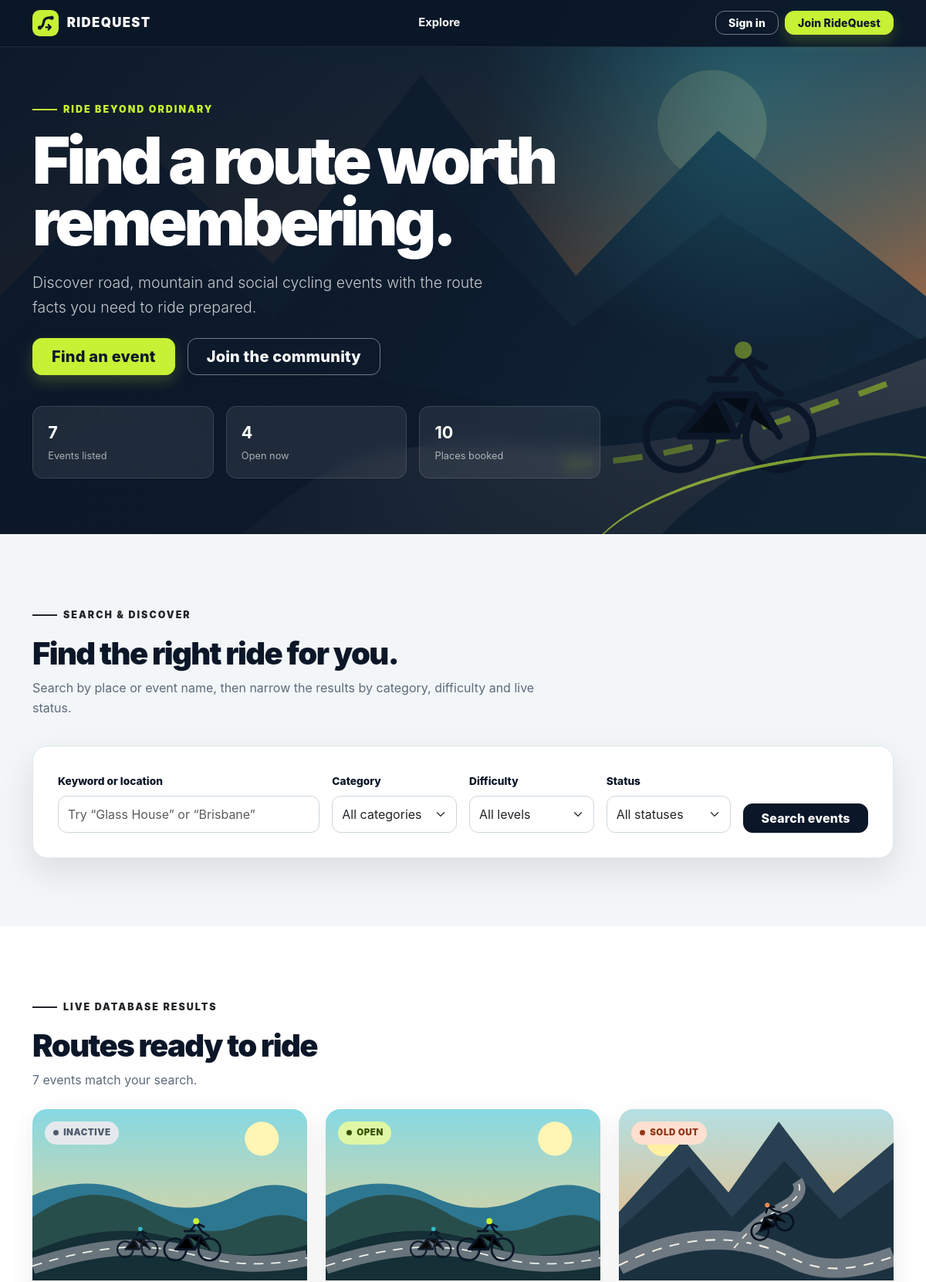
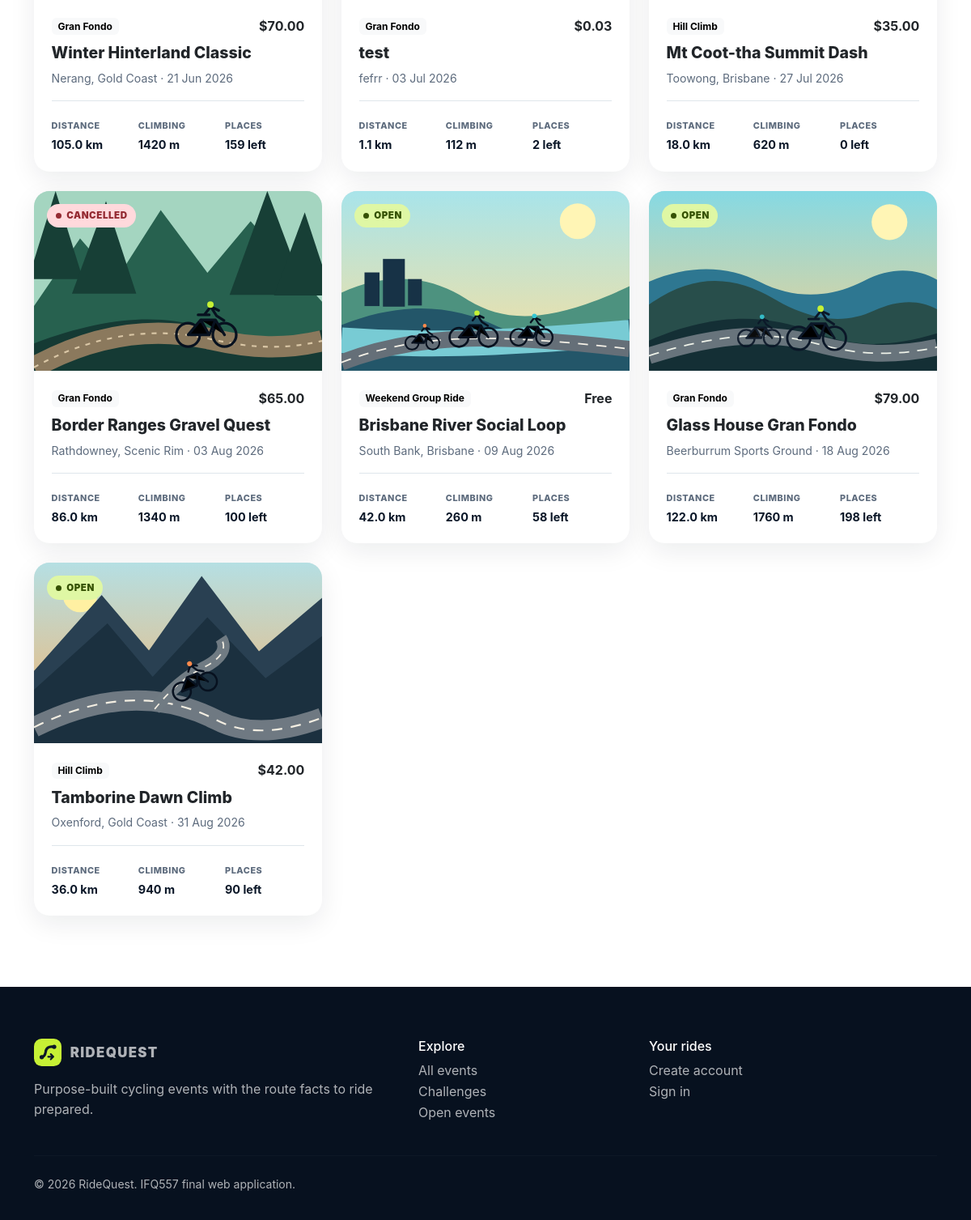
The page / on the database its author committed (2 pictures, top to bottom).
### ridequest/models.py (models this page shows, shortened)
class Event(db.Model):
    __tablename__ = "events"
    __table_args__ = (
        db.CheckConstraint("price >= 0", name="ck_event_price_non_negative"),
        db.CheckConstraint("capacity > 0", name="ck_event_capacity_positive"),
        db.CheckConstraint(
            "distance_km > 0", name="ck_event_distance_positive"
        ),
        db.CheckConstraint(
            "elevation_gain_m >= 0",
            name="ck_event_elevation_non_negative",
        ),
        db.Index("ix_event_date_category", "event_date", "category_id"),
    )
    id = db.Column(db.Integer, primary_key=True)
    name = db.Column(db.String(120), nullable=False)
    description = db.Column(db.Text, nullable=False)
    image_filename = db.Column(db.String(255), nullable=False)
    event_date = db.Column(db.Date, nullable=False)
    start_time = db.Column(db.Time, nullable=False)
    end_time = db.Column(db.Time, nullable=False)
    price = db.Column(db.Numeric(10, 2), nullable=False, default=Decimal("0.00"))
    capacity = db.Column(db.Integer, nullable=False)
    meeting_location = db.Column(db.String(255), nullable=False)
    route_start = db.Column(db.String(255), nullable=False)
    route_finish = db.Column(db.String(255), nullable=False)
    distance_km = db.Column(db.Numeric(7, 2), nullable=False)
    elevation_gain_m = db.Column(db.Integer, nullable=False, default=0)
    difficulty = db.Column(db.String(30), nullable=False)
    terrain = db.Column(db.String(80), nullable=False)
    route_image_filename = db.Column(db.String(255), nullable=True)
    route_description = db.Column(db.Text, nullable=False)
    equipment_requirements = db.Column(db.Text, nullable=False)
    is_cancelled = db.Column(db.Boolean, nullable=False, default=False)
    cancelled_at = db.Column(db.DateTime(timezone=True), nullable=True)
    created_at = db.Column(
        db.DateTime(timezone=True), nullable=False, default=utc_now
    )
    updated_at = db.Column(
        db.DateTime(timezone=True),
        nullable=False,
        default=utc_now,
        onupdate=utc_now,
    )
    owner_id = db.Column(
        db.Integer,
        db.ForeignKey("users.id"),
        nullable=False,
        index=True,
    )
    category_id = db.Column(
        db.Integer,
        db.ForeignKey("categories.id"),
        nullable=False,
        index=True,
    )
    owner = db.relationship("User", back_populates="events")
    category = db.relationship("Category", back_populates="events")
    supply_points = db.relationship(
        "SupplyPoint",
        back_populates="event",
        cascade="all, delete-orphan",
        order_by="SupplyPoint.distance_from_start_km",
        lazy="select",
    )
    bookings = db.relationship(
        "Booking",
        back_populates="event",
        cascade="all, delete-orphan",
        lazy="select",
    )
    comments = db.relationship(
        "Comment",
        back_populates="event",
        cascade="all, delete-orphan",
        order_by="Comment.created_at",
        lazy="select",
    )
    @property
    def booked_quantity(self):
        return sum(
            booking.quantity
            for booking in self.bookings
            if booking.status == Booking.CONFIRMED
        )
    @property
    def remaining_capacity(self):
        return max(self.capacity - self.booked_quantity, 0)
    @property
    def status(self):
        if self.is_cancelled:
            return "Cancelled"
        if self.event_date < date.today():
            return "Inactive"
        if self.remaining_capacity == 0:
            return "Sold Out"
        return "Open"

class Category(db.Model):
    __tablename__ = "categories"
    id = db.Column(db.Integer, primary_key=True)
    name = db.Column(db.String(80), nullable=False, unique=True)
    description = db.Column(db.Text, nullable=True)
    events = db.relationship(
        "Event",
        back_populates="category",
        lazy="select",
    )

class Booking(db.Model):
    __tablename__ = "bookings"
    __table_args__ = (
        db.CheckConstraint(
            "quantity > 0", name="ck_booking_quantity_positive"
        ),
        db.CheckConstraint(
            "unit_price >= 0", name="ck_booking_price_non_negative"
        ),
    )
    CONFIRMED = "Confirmed"
    CANCELLED = "Cancelled"
    id = db.Column(db.Integer, primary_key=True)
    booking_reference = db.Column(
        db.String(40), nullable=False, unique=True, index=True
    )
    quantity = db.Column(db.Integer, nullable=False)
    unit_price = db.Column(db.Numeric(10, 2), nullable=False)
    participation_group = db.Column(db.String(40), nullable=False)
    bicycle_type = db.Column(db.String(80), nullable=False)
    equipment_confirmed = db.Column(db.Boolean, nullable=False, default=False)
    status = db.Column(
        db.String(20), nullable=False, default=CONFIRMED
    )
    booked_at = db.Column(
        db.DateTime(timezone=True), nullable=False, default=utc_now
    )
    user_id = db.Column(
        db.Integer,
        db.ForeignKey("users.id"),
        nullable=False,
        index=True,
    )
    event_id = db.Column(
        db.Integer,
        db.ForeignKey("events.id"),
        nullable=False,
        index=True,
    )
    user = db.relationship("User", back_populates="bookings")
    event = db.relationship("Event", back_populates="bookings")

### ridequest/views.py (the view, shortened to what this page needs)
@main_bp.get("/")
def index():
    query_text = request.args.get("q", "").strip()
    category_id = request.args.get("category", type=int)
    difficulty = request.args.get("difficulty", "").strip()
    requested_status = request.args.get("status", "").strip()
    statement = db.select(Event).join(Event.category)
    if category_id:
        statement = statement.where(Event.category_id == category_id)
    if difficulty:
        statement = statement.where(Event.difficulty == difficulty)
    events = list(
        db.session.scalars(statement.order_by(Event.event_date, Event.name))
    )
    if requested_status:
        events = [event for event in events if event.status == requested_status]
    all_events = list(db.session.scalars(db.select(Event)))
    categories = list(
        db.session.scalars(db.select(Category).order_by(Category.name))
    )
    rider_count = db.session.scalar(
        db.select(db.func.coalesce(db.func.sum(Booking.quantity), 0)).where(
            Booking.status == Booking.CONFIRMED
        )
    )
    return render_template(
        "index.html",
        events=events,
        categories=categories,
        query_text=query_text,
        selected_category=category_id,
        selected_difficulty=difficulty,
        selected_status=requested_status,
        total_events=len(all_events),
        open_events=sum(event.status == "Open" for event in all_events),
        rider_count=rider_count,
    )

### ridequest/forms.py
class EmptyForm(FlaskForm):
    submit = SubmitField("Submit")

### ridequest/templates/index.html (shortened to what this page needs)
{% extends "base.html" %}
{% block content %}
<header class="hero">
  <div class="container hero-content">
    <div class="row">
      <div class="col-lg-9 col-xl-8">
        <p class="eyebrow">Ride beyond ordinary</p>
        <h1>Find a route worth remembering.</h1>
        <p class="lead mt-4 mb-4">Discover road, mountain and social cycling events with the route facts you need to ride prepared.</p>
        <div class="d-flex flex-column flex-sm-row gap-3">
          <a class="btn btn-rq btn-lg px-4" href="#discover">Find an event</a>
          {% if current_user.is_authenticated %}
            <a class="btn btn-outline-rq btn-lg px-4" href="{{ url_for('events.create_event') }}">Create an event</a>
          {% else %}
            <a class="btn btn-outline-rq btn-lg px-4" href="{{ url_for('auth.register') }}">Join the community</a>
          {% endif %}
        </div>
        <div class="row g-3 mt-4">
          <div class="col-4"><div class="hero-stat"><strong>{{ total_events }}</strong><span>Events listed</span></div></div>
          <div class="col-4"><div class="hero-stat"><strong>{{ open_events }}</strong><span>Open now</span></div></div>
          <div class="col-4"><div class="hero-stat"><strong>{{ rider_count }}</strong><span>Places booked</span></div></div>
        </div>
      </div>
    </div>
  </div>
</header>
<section id="discover" class="section-pad section-soft" aria-labelledby="discover-title">
  <div class="container">
    <div class="section-heading">
      <p class="eyebrow text-dark">Search &amp; discover</p>
      <h2 id="discover-title" class="display-6">Find the right ride for you.</h2>
      <p>Search by place or event name, then narrow the results by category, difficulty and live status.</p>
    </div>
    <form class="search-panel" method="get" action="{{ url_for('main.index') }}">
      <div class="row g-3 align-items-end">
        <div class="col-lg-4">
          <label class="form-label" for="searchQuery">Keyword or location</label>
          <input class="form-control" id="searchQuery" name="q" type="search" value="{{ query_text }}" placeholder="Try “Glass House” or “Brisbane”">
        </div>
        <div class="col-6 col-lg-2">
          <label class="form-label" for="categoryFilter">Category</label>
          <select class="form-select" id="categoryFilter" name="category">
            <option value="">All categories</option>
          </select>
        </div>
        <div class="col-6 col-lg-2">
          <label class="form-label" for="difficultyFilter">Difficulty</label>
          <select class="form-select" id="difficultyFilter" name="difficulty">
            <option value="">All levels</option>
          </select>
        </div>
        <div class="col-6 col-lg-2">
          <label class="form-label" for="statusFilter">Status</label>
          <select class="form-select" id="statusFilter" name="status">
            <option value="">All statuses</option>
          </select>
        </div>
        <div class="col-6 col-lg-2 d-grid">
          <button class="btn btn-ink" type="submit">Search events</button>
        </div>
      </div>
    </form>
  </div>
</section>
<section class="section-pad" aria-labelledby="events-title">
  <div class="container">
    <div class="d-flex flex-column flex-md-row justify-content-between align-items-md-end gap-3 mb-4">
      <div class="section-heading mb-0">
        <p class="eyebrow text-dark">Live database results</p>
        <h2 id="events-title" class="display-6">Routes ready to ride</h2>
        <p class="mb-0">{{ events|length }} event{% if events|length != 1 %}s{% endif %} match your search.</p>
      </div>
    </div>
    {% if events %}
      <div class="row g-4">
        {% for event in events %}
          <div class="col-md-6 col-xl-4">
            <article class="event-card card">
              <a class="event-img-wrap" href="{{ url_for('main.event_detail', event_id=event.id) }}" aria-label="View {{ event.name }} details">
                <img src="{{ url_for('static', filename=event.image_filename) }}" alt="{{ event.name }} cycling event">
                <span class="status-badge {{ status_class(event.status) }}">{{ event.status }}</span>
              </a>
              <div class="card-body">
                <div class="d-flex justify-content-between align-items-center mb-2">
                  <span class="badge text-bg-light">{{ event.category.name }}</span>
                  <strong>{% if event.price == 0 %}Free{% else %}${{ "%.2f"|format(event.price) }}{% endif %}</strong>
                </div>
                <h3><a class="stretched-link text-decoration-none" href="{{ url_for('main.event_detail', event_id=event.id) }}">{{ event.name }}</a></h3>
                <p class="event-location mb-3">{{ event.meeting_location }} · {{ event.event_date.strftime("%d %b %Y") }}</p>
                <div class="event-meta">
                  <div><span>Distance</span><strong>{{ event.distance_km|float|round(1) }} km</strong></div>
                  <div><span>Climbing</span><strong>{{ event.elevation_gain_m }} m</strong></div>
                  <div><span>Places</span><strong>{{ event.remaining_capacity }} left</strong></div>
                </div>
              </div>
            </article>
          </div>
        {% endfor %}
      </div>
    {% else %}
      <div class="empty-note">
        <h3 class="h4">No routes match those filters.</h3>
        <p class="text-secondary">Try a broader keyword or clear one of the selected filters.</p>
        <a class="btn btn-ink" href="{{ url_for('main.index', _anchor='discover') }}">Reset search</a>
      </div>
    {% endif %}
  </div>
</section>
{% endblock %}

### ridequest/templates/base.html (shortened to what this page needs)
<!doctype html>
<html lang="en">
<head>
  {{ bootstrap.load_css() }}
  <link rel="stylesheet" href="{{ url_for('static', filename='style/style.css') }}">
</head>
<body>
  <nav class="navbar navbar-expand-lg navbar-dark fixed-top" aria-label="Main navigation">
    <div class="container">
      <a class="navbar-brand" href="{{ url_for('main.index') }}">
        <img class="brand-mark" src="{{ url_for('static', filename='img/logo.svg') }}" alt="">
        RideQuest
      </a>
      <div class="collapse navbar-collapse" id="mainNav">
        <ul class="navbar-nav mx-auto mb-2 mb-lg-0">
          <li class="nav-item">
            <a class="nav-link{% if request.endpoint == 'main.index' %} active{% endif %}" href="{{ url_for('main.index') }}">Explore</a>
          </li>
        </ul>
        <div class="d-flex flex-wrap gap-2">
          {% if current_user.is_authenticated %}
            <span class="navbar-text me-1">Hi, {{ current_user.first_name }}</span>
            <form action="{{ url_for('auth.logout') }}" method="post">
              {{ logout_form.hidden_tag() }}
              <button class="btn btn-sm btn-outline-rq px-3" type="submit">Sign out</button>
            </form>
            <a class="btn btn-sm btn-rq px-3" href="{{ url_for('events.create_event') }}">List a ride</a>
          {% else %}
            <a class="btn btn-sm btn-outline-rq px-3" href="{{ url_for('auth.login') }}">Sign in</a>
            <a class="btn btn-sm btn-rq px-3" href="{{ url_for('auth.register') }}">Join RideQuest</a>
          {% endif %}
        </div>
      </div>
    </div>
  </nav>
  <main id="main-content">
    {% block content %}{% endblock %}
  </main>
  <footer class="site-footer">
    <div class="container">
      <div class="row g-4">
        <div class="col-lg-5">
          <a class="navbar-brand mb-3" href="{{ url_for('main.index') }}">
            <img class="brand-mark" src="{{ url_for('static', filename='img/logo.svg') }}" alt="">
            RideQuest
          </a>
          <p class="mb-0">Purpose-built cycling events with the route facts to ride prepared.</p>
        </div>
        <div class="col-6 col-lg-3">
          <h2 class="h6">Explore</h2>
          <ul class="list-unstyled">
            <li><a href="{{ url_for('main.index') }}">All events</a></li>
            <li><a href="{{ url_for('main.index', difficulty='Challenging') }}">Challenges</a></li>
            <li><a href="{{ url_for('main.index', status='Open') }}">Open events</a></li>
          </ul>
        </div>
        <div class="col-6 col-lg-3">
          <h2 class="h6">Your rides</h2>
          <ul class="list-unstyled">
            {% if current_user.is_authenticated %}
              <li><a href="{{ url_for('events.create_event') }}">Create event</a></li>
              <li><a href="{{ url_for('main.booking_history') }}">Booking history</a></li>
            {% else %}
              <li><a href="{{ url_for('auth.register') }}">Create account</a></li>
              <li><a href="{{ url_for('auth.login') }}">Sign in</a></li>
            {% endif %}
          </ul>
        </div>
      </div>
      <hr class="footer-rule my-4">
      <p class="small mb-0">&copy; 2026 RideQuest. IFQ557 final web application.</p>
    </div>
  </footer>
</body>
</html>

### rows shown on the page
Event: image_filename (picture), status "INACTIVE", category.name "Gran Fondo", price "70.00", name "Winter Hinterland Classic", meeting_location "Nerang, Gold Coast", event_date "21 Jun 2026", distance_km "105.0", elevation_gain_m "1420", remaining_capacity "159"
Event: image_filename+name (picture), status "OPEN", category.name "Gran Fondo", price "0.03", name "test", meeting_location "fefrr", event_date "03 Jul 2026", distance_km "1.1", elevation_gain_m "112", remaining_capacity "2"
Event: image_filename (picture), status "SOLD OUT", category.name "Hill Climb", price "35.00", name "Mt Coot-tha Summit Dash", meeting_location "Toowong, Brisbane", event_date "27 Jul 2026", distance_km "18.0", elevation_gain_m "620", remaining_capacity "0"
Event: image_filename (picture), status "CANCELLED", category.name "Gran Fondo", price "65.00", name "Border Ranges Gravel Quest", meeting_location "Rathdowney, Scenic Rim", event_date "03 Aug 2026", distance_km "86.0", elevation_gain_m "1340", remaining_capacity "100"
Event: image_filename (picture), status "OPEN", category.name "Weekend Group Ride", price "Free", name "Brisbane River Social Loop", meeting_location "South Bank, Brisbane", event_date "09 Aug 2026", distance_km "42.0", elevation_gain_m "260", remaining_capacity "58"
Event: image_filename (picture), status "OPEN", category.name "Gran Fondo", price "79.00", name "Glass House Gran Fondo", meeting_location "Beerburrum Sports Ground", event_date "18 Aug 2026", distance_km "122.0", elevation_gain_m "1760", remaining_capacity "198"
Event: image_filename (picture), status "OPEN", category.name "Hill Climb", price "42.00", name "Tamborine Dawn Climb", meeting_location "Oxenford, Gold Coast", event_date "31 Aug 2026", distance_km "36.0", elevation_gain_m "940", remaining_capacity "90"

### other values the page prints
{{ total_events }} "7"
{{ open_events }} "4"
{{ rider_count }} "10"
{{ events|length }} "7"
